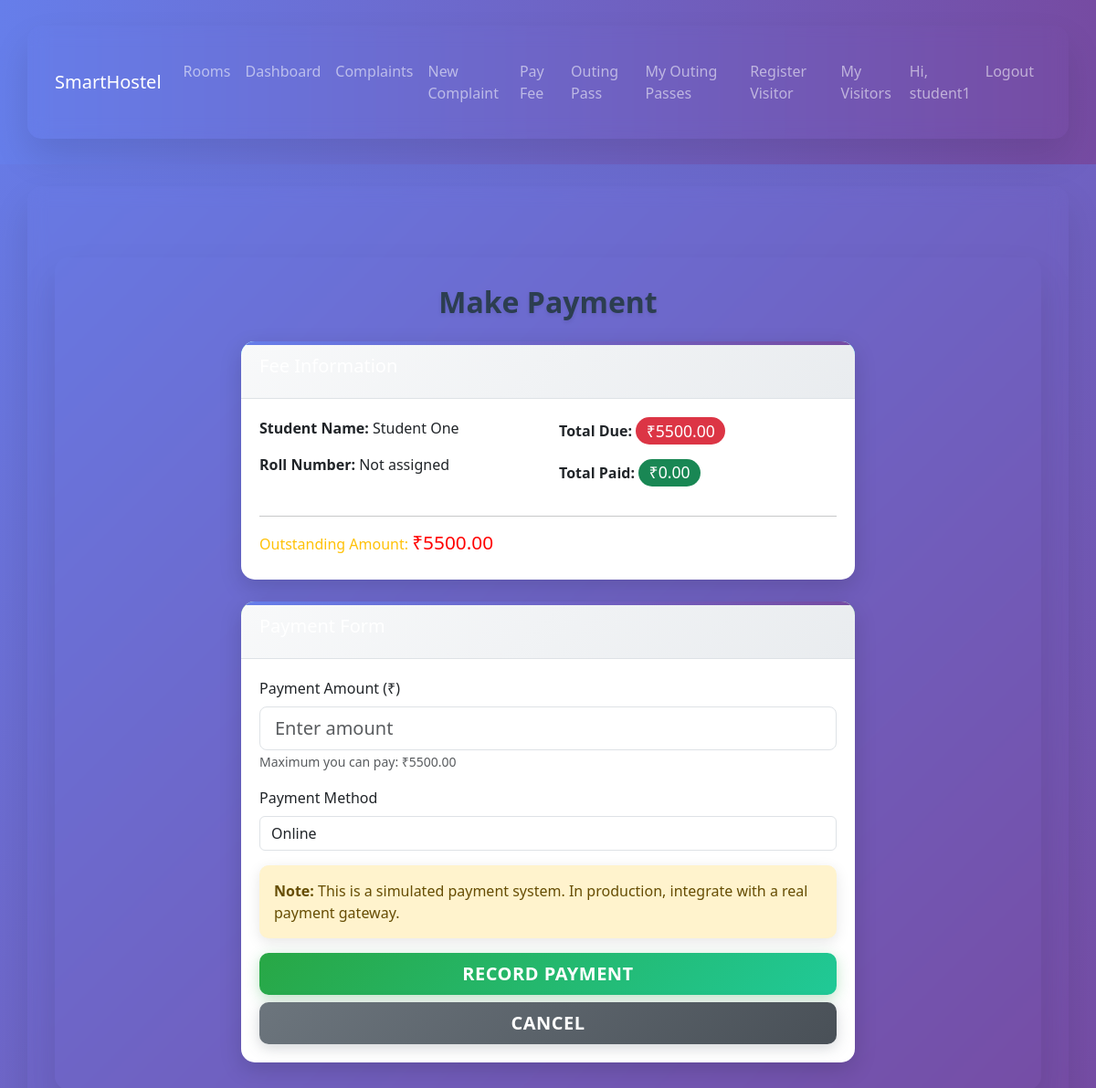
The app's page /pay/ (signed in) with its own data.
### hostel/models.py (models this page shows, shortened)
class StudentProfile(models.Model):
    user = models.OneToOneField(User, on_delete=models.CASCADE)
    roll_number = models.CharField(max_length=30, blank=True, null=True)
    room = models.ForeignKey(Room, on_delete=models.SET_NULL, null=True, blank=True)
    fees_due = models.DecimalField(max_digits=9, decimal_places=2, default=0)
    fees_paid = models.DecimalField(max_digits=9, decimal_places=2, default=0)
    joined_on = models.DateField(default=timezone.now)

### hostel/views.py (the view, shortened to what this page needs)
# urls.py: path('pay/', views.make_payment, name='make_payment'),
@login_required
def make_payment(request):
    if request.user.is_staff:
        return redirect('admin_dashboard')
    profile = request.user.studentprofile
    outstanding = profile.fees_due - (profile.fees_paid or Decimal('0.00'))
    payments = Payment.objects.filter(student=profile).order_by('-paid_on')[:10]
    return render(request, 'hostel/make_payment.html', {'profile': profile, 'outstanding': outstanding, 'payments': payments})

### templates/hostel/make_payment.html (shortened to what this page needs)
{% extends 'hostel/base.html' %}
{% block content %}
<div class="container mt-5">
  <div class="row justify-content-center">
    <div class="col-md-8">
      <h2 class="mb-4">Make Payment</h2>
      <div class="card mb-4">
        <div class="card-header bg-info text-white">
          <h5>Fee Information</h5>
        </div>
        <div class="card-body">
          <div class="row">
            <div class="col-md-6">
              <p><strong>Student Name:</strong> {{ profile.user.get_full_name }}</p>
              <p><strong>Roll Number:</strong> {{ profile.roll_number|default:"Not assigned" }}</p>
            </div>
            <div class="col-md-6">
              <p><strong>Total Due:</strong> <span class="badge bg-danger" style="font-size: 1.1em;">₹{{ profile.fees_due }}</span></p>
              <p><strong>Total Paid:</strong> <span class="badge bg-success" style="font-size: 1.1em;">₹{{ profile.fees_paid|default:"0.00" }}</span></p>
            </div>
          </div>
          <hr>
          <h6 class="text-warning">Outstanding Amount: <span style="font-size: 1.3em; color: red;">₹{{ outstanding }}</span></h6>
        </div>
      </div>
      <div class="card">
        <div class="card-header bg-success text-white">
          <h5>Payment Form</h5>
        </div>
        <div class="card-body">
          <form method="post" class="needs-validation" novalidate>
            <div class="mb-3">
              <label for="amount" class="form-label">Payment Amount (₹)</label>
              <input type="number" step="0.01" min="0.01" name="amount" id="amount" class="form-control form-control-lg" placeholder="Enter amount" required>
              <small class="text-muted">Maximum you can pay: ₹{{ outstanding }}</small>
            </div>
            <div class="mb-3">
              <label for="method" class="form-label">Payment Method</label>
              <select class="form-control" name="method" id="method">
                <option value="online" selected>Online</option>
              </select>
            </div>
            <div class="alert alert-warning">
              <strong>Note:</strong> This is a simulated payment system. In production, integrate with a real payment gateway.
            </div>
            <button type="submit" class="btn btn-success btn-lg w-100">Record Payment</button>
            <a href="{% url 'student_dashboard' %}" class="btn btn-secondary btn-lg w-100 mt-2">Cancel</a>
          </form>
        </div>
      </div>
    </div>
  </div>
</div>
{% endblock %}

### templates/hostel/base.html (shortened to what this page needs)
{% load static %}
<!doctype html>
<html lang="en">
  <head>
    <link href="https://cdn.jsdelivr.net/npm/bootstrap@5.3.2/dist/css/bootstrap.min.css" rel="stylesheet">
    <link href="{% static 'hostel/css/style.css' %}" rel="stylesheet">
  </head>
  <body>
    <nav class="navbar navbar-expand-lg navbar-dark mb-4" style="background: linear-gradient(90deg, #667eea 0%, #764ba2 100%);">
      <div class="container">
        <a class="navbar-brand" href="{% url 'home' %}">SmartHostel</a>
        <div class="collapse navbar-collapse" id="nav">
          <ul class="navbar-nav me-auto">
            {% if not user.is_staff %}
              <li class="nav-item"><a class="nav-link" href="{% url 'rooms' %}">Rooms</a></li>
            {% endif %}
            {% if user.is_authenticated %}
              {% if not user.is_staff %}
                <li class="nav-item"><a class="nav-link" href="{% url 'dashboard' %}">Dashboard</a></li>
                <li class="nav-item"><a class="nav-link" href="{% url 'complaints' %}">Complaints</a></li>
              {% endif %}
              {% if not user.is_staff %}
                <li class="nav-item"><a class="nav-link" href="{% url 'submit_complaint' %}">New Complaint</a></li>
                <li class="nav-item"><a class="nav-link" href="{% url 'make_payment' %}">Pay Fee</a></li>
                <li class="nav-item"><a class="nav-link" href="{% url 'request_outing_pass' %}">Outing Pass</a></li>
                <li class="nav-item"><a class="nav-link" href="{% url 'my_outing_passes' %}">My Outing Passes</a></li>
                <li class="nav-item"><a class="nav-link" href="{% url 'visitor_register' %}">Register Visitor</a></li>
                <li class="nav-item"><a class="nav-link" href="{% url 'visitor_status' %}">My Visitors</a></li>
              {% endif %}
            {% endif %}
          </ul>
          <ul class="navbar-nav">
            {% if user.is_authenticated %}
              <li class="nav-item"><span class="nav-link">Hi, {{ user.username }}</span></li>
              <li class="nav-item"><a class="nav-link" href="{% url 'logout' %}">Logout</a></li>
            {% else %}
              <li class="nav-item"><a class="nav-link" href="{% url 'login' %}">Login</a></li>
              <li class="nav-item"><a class="nav-link" href="{% url 'signup' %}">Sign up</a></li>
            {% endif %}
          </ul>
        </div>
      </div>
    </nav>
    <div class="container">
      {% block content %}{% endblock %}
    </div>
  </body>
</html>

### static/hostel/css/style.css (style rules this page uses)
body { font-family: 'Segoe UI', Tahoma, Geneva, Verdana, sans-serif; background: linear-gradient(135deg, #667eea 0%, #764ba2 100%); min-height: 100vh; margin: 0; }
.container { border-radius: 15px; box-shadow: 0 20px 40px rgba(0, 0, 0, 0.1); margin: 20px auto; padding: 30px; backdrop-filter: blur(10px); }
h2 { color: #2c3e50; font-weight: 700; text-align: center; margin-bottom: 30px; text-shadow: 0 2px 4px rgba(0, 0, 0, 0.1); }
.alert { border-radius: 10px; border: none; box-shadow: 0 4px 15px rgba(0, 0, 0, 0.1); animation: slideInDown 0.5s ease-out; }
.card { border: none; border-radius: 15px; box-shadow: 0 8px 25px rgba(0, 0, 0, 0.15); transition: all 0.3s cubic-bezier(0.4, 0, 0.2, 1); overflow: hidden; position: relative; }
.card::before { content: ''; position: absolute; top: 0; left: 0; right: 0; height: 4px; background: linear-gradient(90deg, #667eea, #764ba2); }
.card-header { background: linear-gradient(135deg, #f8f9fa 0%, #e9ecef 100%); border-bottom: 1px solid #dee2e6; font-weight: 600; color: #495057; padding: 15px 20px; }
.card-body { padding: 20px; }
.btn { border-radius: 10px; font-weight: 600; text-transform: uppercase; letter-spacing: 0.5px; transition: all 0.3s ease; position: relative; overflow: hidden; border: none; }
.btn::before { content: ''; position: absolute; top: 0; left: -100%; width: 100%; height: 100%; background: linear-gradient(90deg, transparent, rgba(255,255,255,0.2), transparent); transition: left 0.5s; }
.btn-success { background: linear-gradient(135deg, #28a745 0%, #20c997 100%); box-shadow: 0 4px 15px rgba(40, 167, 69, 0.3); }
.btn-secondary { background: linear-gradient(135deg, #6c757d 0%, #495057 100%); box-shadow: 0 4px 15px rgba(108, 117, 125, 0.3); }
.badge { border-radius: 20px; font-weight: 500; }

### records on screen
StudentProfile: user.get_full_name "Student One", roll_number "Not assigned", fees_due "5500.00", fees_paid "0.00"

### other values on screen
{{ user.username }} "student1"
{{ outstanding }} "5500.00"
